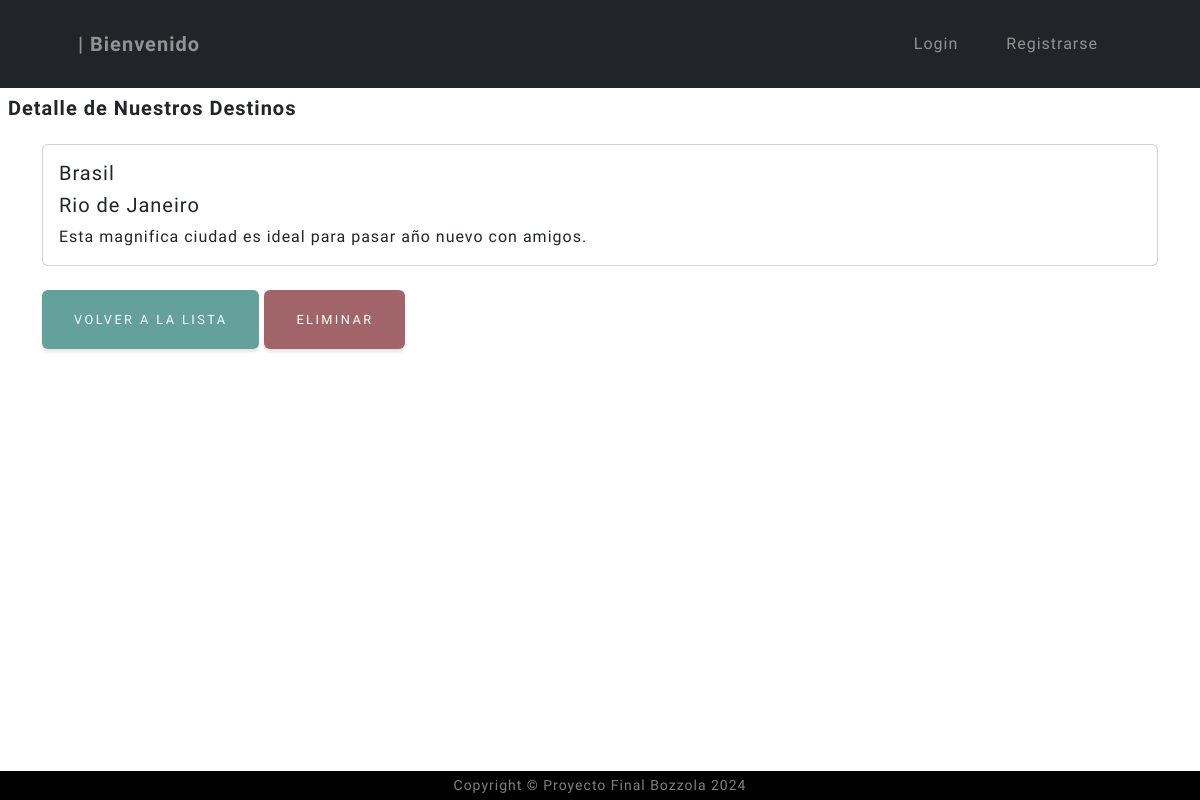
Page /viaje/viaje/detail/3/ on the committed database.
### viaje/models.py (models this page shows, shortened)
class ViajeCategoria(models.Model):
    pais = models.CharField(max_length=100)
    ciudad = models.CharField(max_length=100)
    descripcion = models.TextField(null=True, blank=True, verbose_name="descripción")
    class Meta:
        verbose_name = "categoría de destino"
        verbose_name_plural = "categorías de destinos"

### viaje/views.py (the view)
# urls.py: path("viaje/detail/<int:pk>/", ViajeCategoriaDetail.as_view(), name="viajecategoria_detail"),
class ViajeCategoriaDetail(DetailView):
    model = ViajeCategoria

### viaje/templates/viaje/viajecategoria_detail.html (shortened to what this page needs)
{% extends "Coder/base.html" %}
{% block content_title %}
<div class="m-2 strong">
    <h5><strong>Detalle de Nuestros Destinos</strong></h5>
</div>
{% endblock content_title %}
{% block contenido %}
  <div class="container">
    <div class="card mt-4">
      <div class="card-body">
        <h5 class="card-title">{{ object.pais }}</h5>
        <h5 class="card-title">{{ object.ciudad }}</h5>
        <p class="card-text">{{ object.descripcion }}</p>
      </div>
    </div>
    <div class="mt-4">
      {% if user == 'admin' %}
      <a href="{% url 'viaje:viajecategoria_list' %}" class="btn btn-primary">Volver a la Lista</a>
      <a href="{% url 'viaje:viajecategoria_update' object.id %}" class="btn btn-warning">Editar</a>
      <a href="{% url 'viaje:viajecategoria_confirm_delete' object.id %}" class="btn btn-danger">Eliminar</a>
      {% else %}
      <a href="{% url 'viaje:viajecategoria_list' %}" class="btn btn-primary">Volver a la Lista</a>
      <a href="{% url 'viaje:viajecategoria_confirm_delete' object.id %}" class="btn btn-danger">Eliminar</a>
      {% endif %}
    </div>
  </div>
{% endblock contenido %}

### rows in the picture
ViajeCategoria: pais "Brasil", ciudad "Rio de Janeiro", descripcion "Esta magnifica ciudad es ideal para pasar año nuevo con amigos."
